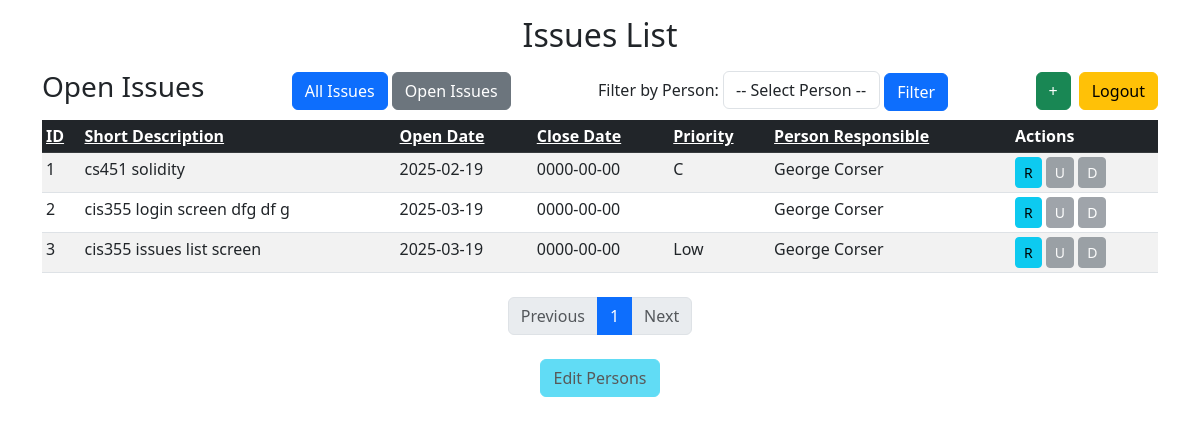
Page /issues_list.php (signed in) on the earlier database version.
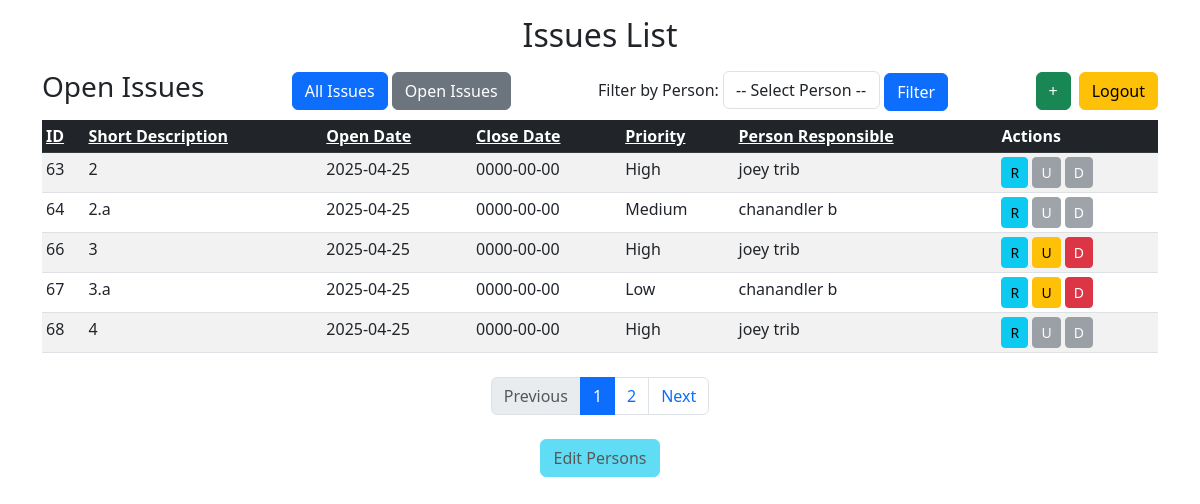
Same page on the later database version.
### tables this page shows
CREATE TABLE `iss_issues` (
  `id` int(11) NOT NULL,
  `created_by` int(11) NOT NULL,
  `short_description` varchar(255) NOT NULL,
  `long_description` text NOT NULL,
  `open_date` date NOT NULL,
  `close_date` date NOT NULL,
  `priority` varchar(255) NOT NULL,
  `org` varchar(255) NOT NULL,
  `project` varchar(255) NOT NULL,
  `per_id` int(11) NOT NULL
);

### issues_list.php (the view, shortened to what this page needs)
<?php
$filter = $_SESSION['filter'];
$pdo = Database::connect();
$sort_column    = isset($_GET['sort_column']) ? $_GET['sort_column'] : 'id';
$sort_direction = isset($_GET['sort_direction']) ? strtolower($_GET['sort_direction']) : 'asc';
$priority_sort  = isset($_GET['priority_sort']) ? $_GET['priority_sort'] : '';
if ($sort_column === 'person_name') {
  $orderClause = "ORDER BY person_name $sort_direction";
} elseif ($sort_column === 'priority') {
  $order = ($sort_direction === 'asc') ?
    "FIELD(priority, 'Low', 'Medium', 'High')" :
    "FIELD(priority, 'High', 'Medium', 'Low')";
  $orderClause = "ORDER BY $order";
} else {
  $orderClause = "ORDER BY iss_issues.$sort_column $sort_direction";
}
$records_per_page = 5;
$current_page = isset($_GET['page']) ? (int)$_GET['page'] : 1;
$offset = ($current_page - 1) * $records_per_page;
$whereConditions = [];
if ($filter === 'open') {
  $whereConditions[] = "(iss_issues.close_date IS NULL OR iss_issues.close_date = '0000-00-00')";
}
$whereClause = "";
if ($whereConditions) {
  $whereClause = "WHERE " . implode(" AND ", $whereConditions);
}
$total_issues_sql = "SELECT COUNT(*)
  FROM iss_issues
  JOIN iss_persons ON iss_issues.per_id = iss_persons.id
  $whereClause";
$total_issues = $pdo->prepare($total_issues_sql);
$total_issues->execute();
$total_count = $total_issues->fetchColumn();
$sql = "SELECT iss_issues.*, iss_issues.created_by, CONCAT(iss_persons.fname, ' ', iss_persons.lname) AS person_name
        FROM iss_issues
        JOIN iss_persons ON iss_issues.per_id = iss_persons.id
        $whereClause
        $orderClause
        LIMIT :limit OFFSET :offset";
$stmt = $pdo->prepare($sql);
$stmt->bindValue(':limit', $records_per_page, PDO::PARAM_INT);
$stmt->bindValue(':offset', $offset, PDO::PARAM_INT);
$stmt->execute();
$issues = $stmt->fetchAll(PDO::FETCH_ASSOC);
$total_pages = max(1, ceil($total_count / $records_per_page));
?>
<!DOCTYPE html>
<html lang="en">
<head>
  <link href="https://cdn.jsdelivr.net/npm/bootstrap@5.3.0/dist/css/bootstrap.min.css" rel="stylesheet">
  <styl>
</head>
<body>
  <div class="container mt-3">
    <h2 class="text-center">Issues List</h2>
    <div class="d-flex justify-content-between align-items-center mt-3">
      <h3>
        <?= ($_SESSION['filter'] === 'open') ? 'Open Issues' : 'All Issues'; ?>
      </h3>
      <div>
        <a href="issues_list.php?filter=all" class="btn btn-primary">All Issues</a>
        <a href="issues_list.php?filter=open" class="btn btn-secondary">Open Issues</a>
      </div>
      <div>
        <form method="GET" class="d-inline">
          <label for="filter_person">Filter by Person:</label>
          <select name="filter_person" id="filter_person" class="form-control d-inline w-auto">
            <option value="">-- Select Person --</option>
          </select>
          <button type="submit" class="btn btn-primary">Filter</button>
        </form>
      </div>
      <div class="d-flex align-items-center">
        <button class="btn btn-success me-2" data-bs-toggle="modal" data-bs-target="#addIssueModal">+</button>
        <a href="logout.php" class="btn btn-warning">Logout</a>
      </div>
    </div>
    <table class="table table-striped table-sm mt-2">
      <thead class="table-dark">
        <tr>
          <th>
            <a href="?filter=<?= urlencode($filter); ?>&sort_column=id&sort_direction=<?= ($sort_column === 'id' && $sort_direction === 'asc') ? 'desc' : 'asc'; ?>" class="text-white">ID</a>
          </th>
          <th>
            <a href="?filter=<?= urlencode($filter); ?>&sort_column=short_description&sort_direction=<?= ($sort_column === 'short_description' && $sort_direction === 'asc') ? 'desc' : 'asc'; ?>" class="text-white">Short Description</a>
          </th>
          <th>
            <a href="?filter=<?= urlencode($filter); ?>&sort_column=open_date&sort_direction=<?= ($sort_column === 'open_date' && $sort_direction === 'asc') ? 'desc' : 'asc'; ?>" class="text-white">Open Date</a>
          </th>
          <th>
            <a href="?filter=<?= urlencode($filter); ?>&sort_column=close_date&sort_direction=<?= ($sort_column === 'close_date' && $sort_direction === 'asc') ? 'desc' : 'asc'; ?>" class="text-white">Close Date</a>
          </th>
          <th>
            <a href="?filter=<?= urlencode($filter); ?>&sort_column=priority&sort_direction=<?= ($sort_column === 'priority' && $sort_direction === 'asc') ? 'desc' : 'asc'; ?>" class="text-white">Priority</a>
          </th>
          <th>
            <a href="?filter=<?= urlencode($filter); ?>&sort_column=person_name&sort_direction=<?= ($sort_column === 'person_name' && $sort_direction === 'asc') ? 'desc' : 'asc'; ?>" class="text-white">Person Responsible</a>
          </th>
          <th>Actions</th>
        </tr>
      </thead>
      <tbody>
        <?php foreach ($issues as $issue): ?>
          <tr>
            <td><?= htmlspecialchars($issue['id']); ?></td>
            <td><?= htmlspecialchars($issue['short_description']); ?></td>
            <td><?= htmlspecialchars($issue['open_date']); ?></td>
            <td><?= htmlspecialchars($issue['close_date']); ?></td>
            <td><?= htmlspecialchars($issue['priority']); ?></td>
            <td><?= htmlspecialchars($issue['person_name']); ?></td>
            <td>
              <?php if ($_SESSION['admin'] === 'Y' || $_SESSION['user_id'] === $issue['per_id'] || $_SESSION['user_id'] === $issue['created_by']): ?>
                <button class="btn btn-info btn-sm" data-bs-toggle="modal" data-bs-target="#readIssue<?= $issue['id']; ?>">R</button>
                <button class="btn btn-warning btn-sm" data-bs-toggle="modal" data-bs-target="#updateIssue<?= $issue['id']; ?>">U</button>
                <button class="btn btn-danger btn-sm" data-bs-toggle="modal" data-bs-target="#deleteIssue<?= $issue['id']; ?>">D</button>
              <?php else: ?>
                <button class="btn btn-info btn-sm" data-bs-toggle="modal" data-bs-target="#readIssue<?= $issue['id']; ?>">R</button>
                <button class="btn btn-secondary btn-sm disabled-button" disabled>U</button>
                <button class="btn btn-secondary btn-sm disabled-button" disabled>D</button>
              <?php endif; ?>
            </td>
          </tr>
        <?php endforeach; ?>
      </tbody>
    </table>
    <div class="d-flex justify-content-center mt-4">
      <nav>
        <ul class="pagination">
          <li class="page-item <?= $current_page <= 1 ? 'disabled' : ''; ?>">
            <a class="page-link" href="?<?= http_build_query([
                                          'filter' => $filter,
                                          'filter_person' => $_GET['filter_person'] ?? '',
                                          'sort_column' => $sort_column,
                                          'sort_direction' => $sort_direction,
                                          'priority_sort' => $priority_sort,
                                          'page' => max(1, $current_page - 1)
                                        ]) ?>">Previous</a>
          </li>
          <?php
          $start_page = 1;
          $end_page = $total_pages;
          for ($i = $start_page; $i <= $end_page; $i++): ?>
            <li class="page-item <?= ($i == $current_page) ? 'active' : ''; ?>">
              <a class="page-link" href="?<?= http_build_query([
                                            'filter' => $filter,
                                            'filter_person' => $_GET['filter_person'] ?? '',
                                            'sort_column' => $sort_column,
                                            'sort_direction' => $sort_direction,
                                            'priority_sort' => $priority_sort,
                                            'page' => $i
                                          ]) ?>"><?= $i ?></a>
            </li>
          <?php endfor; ?>
          <li class="page-item <?= $current_page >= $total_pages ? 'disabled' : ''; ?>">
            <a class="page-link" href="?<?= http_build_query([
                                          'filter' => $filter,
                                          'filter_person' => $_GET['filter_person'] ?? '',
                                          'sort_column' => $sort_column,
                                          'sort_direction' => $sort_direction,
                                          'priority_sort' => $priority_sort,
                                          'page' => min($total_pages, $current_page + 1)
                                        ]) ?>">Next</a>
          </li>
        </ul>
      </nav>
    </div>
    <div class="d-flex justify-content-center mt-2">
      <a href="persons_list.php" class="btn btn-info <?= $_SESSION['admin'] !== 'Y' ? 'disabled' : ''; ?>">Edit Persons</a>
    </div>
  </div>
</body>
</html>

Differences in the rows shown:
removed iss_issues: id "1", short_description "cs451 solidity", open_date "2025-02-19", close_date "0000-00-00", priority "C", person_name "George Corser"
removed iss_issues: id "2", short_description "cis355 login screen dfg df g", open_date "2025-03-19", close_date "0000-00-00", person_name "George Corser"
removed iss_issues: id "3", short_description "cis355 issues list screen", open_date "2025-03-19", close_date "0000-00-00", priority "Low", person_name "George Corser"
added iss_issues: id "63", short_description "2", open_date "2025-04-25", close_date "0000-00-00", priority "High", person_name "joey trib"
added iss_issues: id "64", short_description "2.a", open_date "2025-04-25", close_date "0000-00-00", priority "Medium", person_name "chanandler b"
added iss_issues: id "66", short_description "3", open_date "2025-04-25", close_date "0000-00-00", priority "High", person_name "joey trib"
added iss_issues: id "67", short_description "3.a", open_date "2025-04-25", close_date "0000-00-00", priority "Low", person_name "chanandler b"
added iss_issues: id "68", short_description "4", open_date "2025-04-25", close_date "0000-00-00", priority "High", person_name "joey trib"
Other differences:
new list line: "2"
